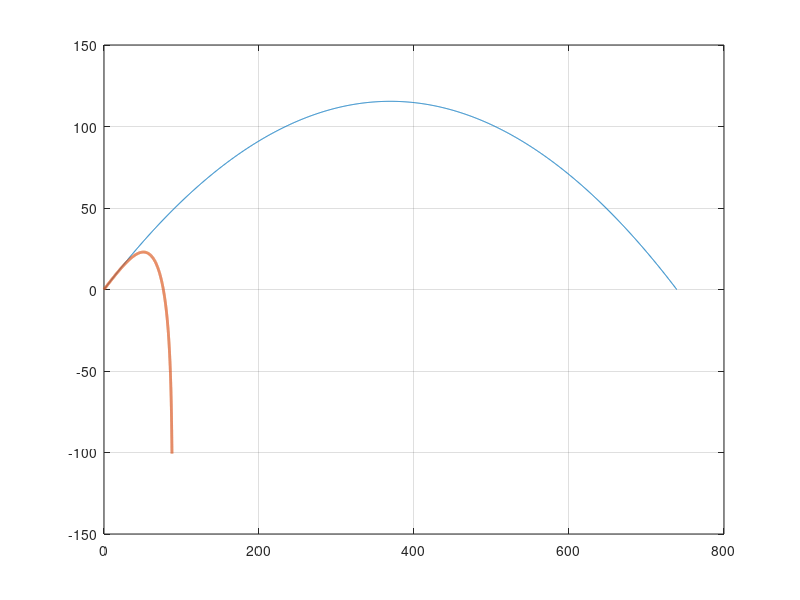

MATLAB code for this plot: (Note: this script raises an error after producing the figure.)
% Ian Woodbury
% 12.09.2021
% ECE 202 Project 2: Hitting a home run, with air resistance, and 
% calculating net force at each step
% Phase 1: Comparing analytic and numeric soultions, with drag

clear; clf;

% ---- define given information -----

m = 0.145;  % mass of a baseball (kg)
v0mph = 112;   % exit velocity in mph 
phi0deg = 32;    % launch angle in degrees 

x0 = 0; y0 = 0;  % it doesn't really matter where the ball starts
% assume measurements in m to start

g = 10;   % gravitational constant in N/kg (1 N/kg = 1 m/s^2)
          
A = 0.00426;    % cross sectional area of a baseball, (m^2)
p = 1.225;      % density of air, in (kg/m^3)
C = input("Enter C value: \n");     % dimensional constant, C

% ----- set up more variables, and converions -----

mph2mps = 5280 * 12 * 2.54 / 100 / 3600;   % mph to m/s conversion
deg2rad = pi()/180;   % conversion for degrees to radians
m2ft = 3.28;     % conversion for meters to feet    

v0 = v0mph * mph2mps;       % converts v0 from mph to m/s
phi0 = phi0deg * deg2rad;   % converts launch angle from degrees to radians

v0x = v0*cos(phi0);   % x-component of v0 (m/s)
v0y = v0*sin(phi0);   % y-component of v0 (m/s)

tH = v0y/g;    % time to reach max. height
tLand = 2*tH;  % time to land (time of flight)

D = (1/2)*C*A*p; % D for Drag, didn't want to compute this twice
% will multiply by speed and directional vector. (kg/m)

% ----- set up a time array, compute x(t), y(t) analytically -----

tmin = 0; tmax = tLand; 
N = 2000;   % intervals

t = linspace(tmin, tmax, N+1);   % time array, connects x(t) with y(t)

xt = x0 + v0x*t;   % x(t), ax = 0 (no drag)
yt = y0 + v0y*t - (1/2)*g*t.^2;   % y(t), ay = -g (no drag)


% ----- add numeric solution -----    

dt = (tmax-tmin)/N;

y = zeros(1, N+1);   % initialize y(t)
x = zeros(1, N+1);

y(1) = y0;
vy = v0y;   % vy(1) = v0y, i.e., no array is needed!

x(1) = x0;
vx = v0x;   % vy(1) = v0y, i.e., no array is needed!

for n = 1:N   % stop at N
    
    v = sqrt(vx^2 + vy^2);  % speed of the ball, given in m/s
    
    % net force of the ball
    Fnety = -m*g - D*v*vy; % net force on the y axis (N), -g with no drag
    Fnetx = 0 - D*v*vx;    % net force on the x axis (N), zero with no drag
    
    
    % updating position, velocity, and acceleration of 
    % the ball on the y axis
    % acceleration (m/s^2)
    ay = Fnety/m;
    % position (m)
    y(n+1) = y(n) + vy*dt + (1/2)*ay*dt^2;   % vy = y', ay = y"
    % velocity (m/s)
    vy = vy + ay*dt;   % vy(n+1) = vy(n) + ay*dt
    
    % updating position, velocity, and acceleration of 
    % the ball on the x axis
    % acceleration (m/s^2)
    ax = Fnetx/m;
    % position (m)
    x(n+1) = x(n) + vx*dt + (1/2)*ax*dt^2;   % vx = x', ax = x"
    % velocity (m/s)
    vx = vx + ax*dt;   % vx(n+1) = vx(n) + ax*dt
        
   
end

% ------ Checking ------\


% sum checks of anaylitic solution minus numeric solution
checky = sum(abs(yt-y))
checkx = sum(abs(xt-x))

% ------ Converting units for plotting ------

ytft = yt*m2ft; % all values converted from m to ft for plotting
xtft = xt*m2ft;
yft = y*m2ft;
xft = x*m2ft;


% ----- Plotting ----

plot(xtft, ytft, xft, yft, 'LineWidth', 2)      
grid on
ax = gca; ax.FontSize = 15; ax.GridAlpha = 0.4;
grid minor
ax.MinorGridAlpha = 0.5;
xlabel('x (ft)', 'FontSize', 18)   
ylabel('y (ft)', 'FontSize', 18)
title({'ECE 202, Project 2 Phase 1: Trajectory of a baseball', ...
    'with drag vs no drag'}, 'FontSize', 22)
legend({'no drag', sprintf('with drag, C = %g', C)}, ...
    'FontSize', 18)
ylim([-2 140])   % add a little space on the bottom, more on top for legend
